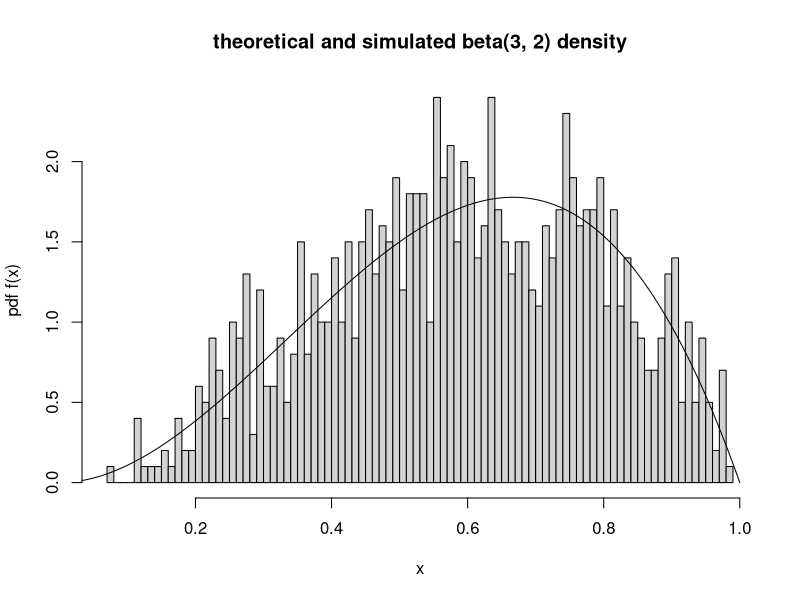
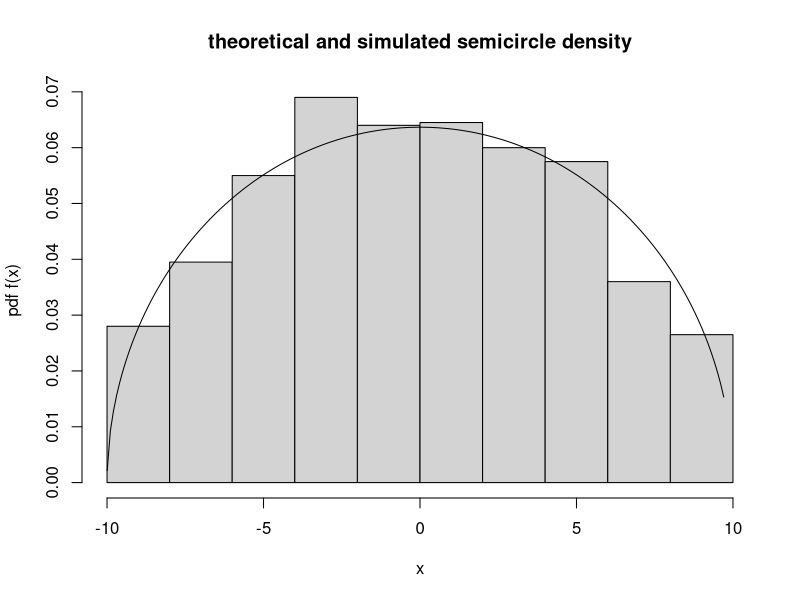
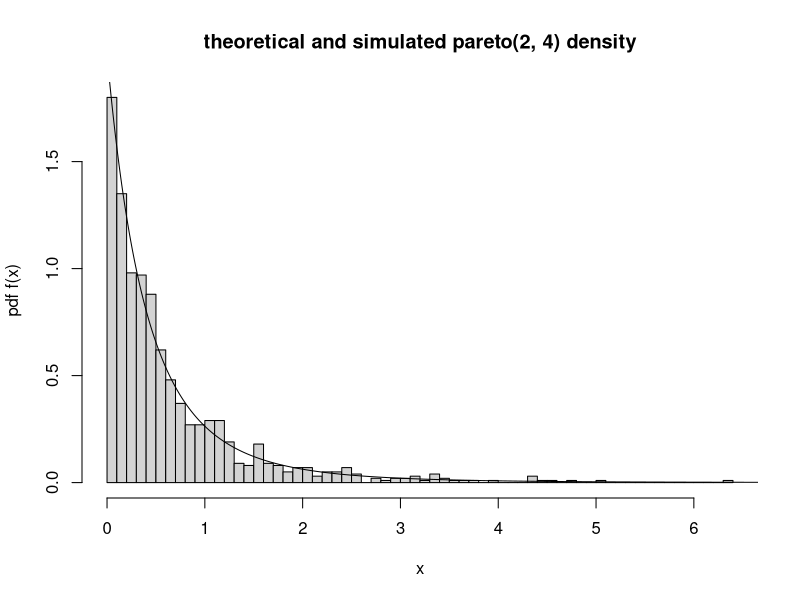
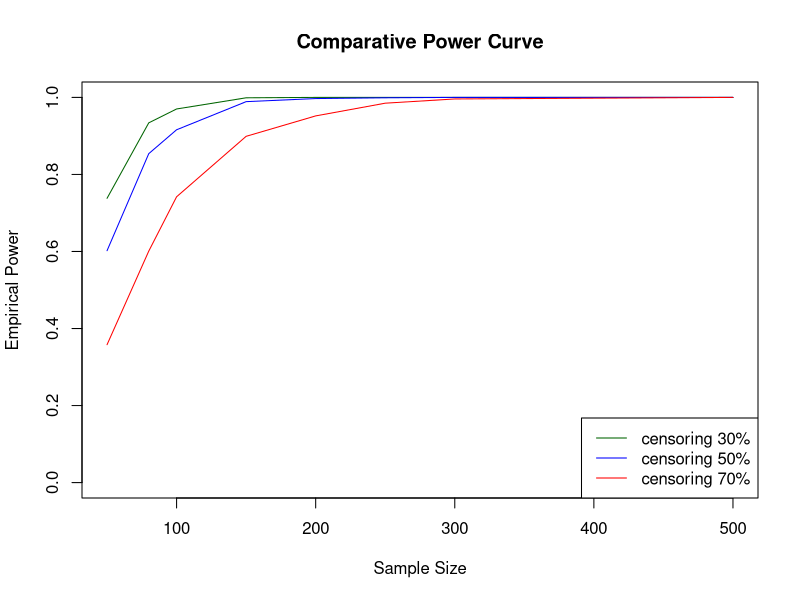

Here is the R script that generated these plots, in order:
# 1
# Candidate distribution: unif(0, 1)
beta.sim <- function(alpha, beta, c) {
    stopifnot(alpha >= 1 & beta >= 1)
    while(TRUE) {
        g <- runif(1, 0, 1)
        cu <- runif(1, 0, c)
        f <- g^(alpha - 1) * (1 - g)^(beta - 1) / (beta(alpha, beta))
        if(cu < f) return(g)
    }
}

# find the best c: we got the largest f(x)/g(x) at x = 2/3
# which means the best c we got is 
c <- (2/3)^2 * (1/3) / beta(3, 2)
n <- 1000
x <- rep(0, n)
for(i in 1:n) {
    x[i] <- beta.sim(3, 2, c)
}

hist(x, breaks = 100, freq = F, xlab = "x", ylab = "pdf f(x)", 
    main = "theoretical and simulated beta(3, 2) density")
y <- seq(0, 1, 0.001)
lines(y, dbeta(y, 3, 2))

# 2
# f(x) = (2 / (pi*R^2)) * sqrt(R^2 - x^2)
# g(x) = 1 / 2R
# f(x) / g(x) = (4 / (pi * R)) * sqrt(R^2 - x^2)
# f(x) / g(x) has the largest value at 4/pi when x = 0
# c = 4 / pi
semicircle.sim <- function(R) {
    while(TRUE) {
         y <- runif(1, -R, R)
         d <- (4 / (pi * R)) * sqrt(R^2 - y^2)
         u <- runif(1, 0, 4/pi)
         if(u < d) return(y)
    }
}

dsemicircle <- function(R, x) {
    (2 / (pi*R^2)) * sqrt(R^2 - x^2)
}

n <- 1000
x <- rep(0, n)
R <- 10
for(i in 1:n) {
    x[i] <- semicircle.sim(R)
}
hist(x, freq = F, xlab = "x", ylab = "pdf f(x)",
    main = "theoretical and simulated semicircle density")
y <- seq(min(x), max(x), 0.1)
lines(y, dsemicircle(R = 10, x = y))

# 3
# cdf: 1 - (a / (x + a))^b
# cdf inverse F^-1(u): a * ((1 - u)^(-1/b) - 1)
pareto.sim <- function(a, b) {
    u <- runif(1)
    x <- a * ((1 - u)^(-1/b) - 1)
    x
}
n <- 1000
y <- rep(0, n)
for(i in 1:n) {
    y[i] <- pareto.sim(2, 4)
}

hist(y, breaks = 50, freq = F, xlab = "x", ylab = "pdf f(x)",
    main = "theoretical and simulated pareto(2, 4) density")
dpareto <- function(x, a, b) b * a^b / (x + a)^(b + 1)
z <- seq(0, 15, 0.01)
lines(z, dpareto(z, 2, 4))

# 4
library(MASS)
rwhis.general <- function(n, Sigma) {
    x <- mvrnorm(n, mu, Sigma)
    M <- t(x) %*% x
    M
}
rwhis.bartlett <- function(d, sigma) {
    A <- matrix(rnorm(d * d), nrow = d, ncol = d)
    A[!lower.tri(A)] <- 0
    for(i in 1:d) {
        diag(A)[i] <- sqrt(rchisq(1, df = n - i + 1))
    }
    L <- t(chol(sigma))
    M <- L %*% A %*% t(A) %*% t(L)

}

n <- 100 # sample size
d <- 2 # dimension
N <- 2000 # iterations
sigma <- matrix(c(1, 0.5, 0.5, 2), 2,2, byrow = T)
mu <- numeric(d)

# general
set.seed(100)
system.time(for(i in 1:N){
    rwhis.general(n, sigma)
})

# Bartlett
set.seed(100)
system.time(for(i in 1:N){
    rwhis.bartlett(d, sigma)
})

# 5
library(survival)

# Function to simulate survival data with calibrated censoring
simulate_survival_AFT <- function(n, target_censor_rate, lambda, nu, beta) {
    # 1. Covariate: Treatment Assignment (1:1 allocated)
    X <- rbinom(n, size = 1, prob = 0.5)

    # 2. Uniform draws for inverse transform
    U_t <- runif(n)

    # 3. True event times via Weibull inversion 
    T_true <- ((-log(U_t) / lambda)^(1 / nu)) / exp(X * beta)

    # 4. Bisection search to calibrate tau for target censor rate
    U_c <- runif(n)
    low <- 0.1
    high <- as.numeric(quantile(T_true, 0.999))

    for(i in 1:1000) {
        mid_tau <- (low + high) / 2
        C_temp <- mid_tau * U_c
        current_rate <- mean(T_true > C_temp)
        
        if(abs(current_rate - target_censor_rate) < 1e-4) {
            tau <- mid_tau
            break
        } else if (current_rate > target_censor_rate) {
            low <- mid_tau
        } else {
            high <- mid_tau
        }
    }
    tau <- mid_tau

    # 5. Calculate observed variables
    C_time <- tau * U_c
    Y_obs <- pmin(T_true, C_time)
    d_event <- as.numeric(T_true <= C_time)

    data.frame(
        id  = 1:n,
        treatment = X,
        true_time = T_true,
        censor_time = C_time,
        time = Y_obs,
        status = d_event
    )
}

run_mc_power_r <- function(sample_sizes = c(50, 80, 100, 150, 200, 250, 300, 500),
                           n_sim = 1000, target_censor_rate,
                           seed = 42) {
    set.seed(seed)
    lam <- 0.04
    nu <- 1.4
    beta <- -0.7

    results <- list()

    for(N in sample_sizes) {
        p_values <- numeric(n_sim)

        for(s in 1:n_sim) {
            sim_df <- simulate_survival_AFT(n = N,
                                  target_censor_rate = target_censor_rate,
                                  lambda = lam,
                                  nu = nu,
                                  beta = beta)
            X <- sim_df$treatment
            Y_obs <- sim_df$time
            d_event <- sim_df$status

            # Cox Proportion Hazards Model fit
            fit <- coxph(Surv(Y_obs, d_event) ~ X)
            p_values[s] <- summary(fit)$coefficients["X", "Pr(>|z|)"]
        }
        
        power <- mean(p_values < 0.05)

        results[[as.character(N)]] <- data.frame(
            Sample_Size = N,
            Target_HR = round(exp(beta), 2),
            Censor_Rate = paste0(target_censor_rate * 100, "%"),
            Simulations = n_sim,
            Empirical_Power = round(power, 3)
        )
    }

    do.call(rbind, results)
}
# Run R simulation
# 30% censoring rate
power_table_30 <- run_mc_power_r(target_censor_rate = 0.30)
print(power_table_30)

# 50% censoring rate
power_table_50 <- run_mc_power_r(target_censor_rate = 0.50)
print(power_table_50)

# 70% censoring rate
power_table_70 <- run_mc_power_r(target_censor_rate = 0.70)
print(power_table_70)

plot(x = power_table_30$Sample_Size, y = power_table_30$Empirical_Power,
     type = "l", col = "darkgreen", ylim = c(0, 1),
     xlab = "Sample Size", ylab = "Empirical Power",
     main = "Comparative Power Curve")
lines(x = power_table_50$Sample_Size, y = power_table_50$Empirical_Power, col = "blue")
lines(x = power_table_70$Sample_Size, y = power_table_70$Empirical_Power, col = "red")

legend("bottomright", legend = c("censoring 30%", "censoring 50%", "censoring 70%"),
       col = c("darkgreen", "blue", "red"), lty = 1, lwd = 1)
